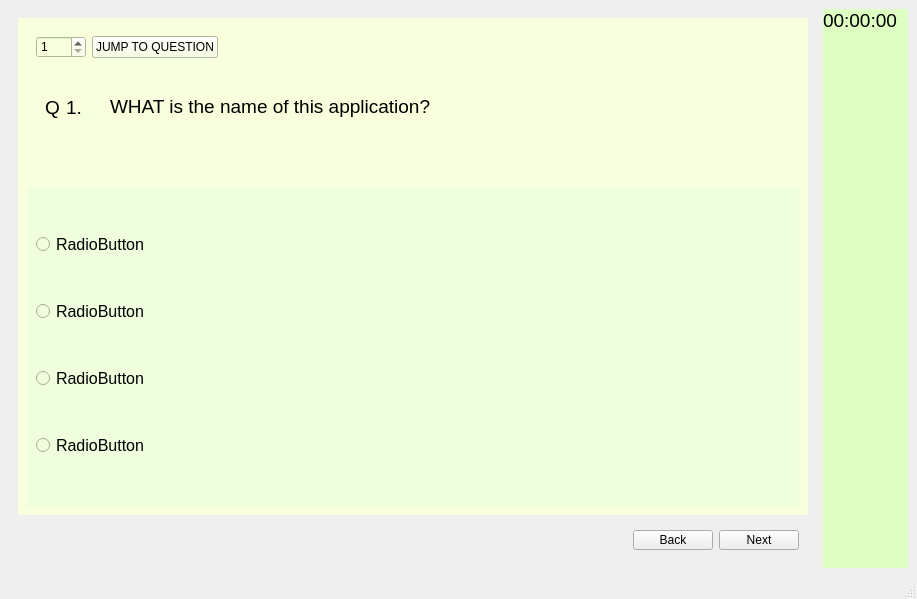
<?xml version="1.0" encoding="UTF-8"?>
<ui version="4.0">
 <class>MainWindow</class>
 <widget class="QMainWindow" name="MainWindow">
  <property name="geometry">
   <rect>
    <x>0</x>
    <y>0</y>
    <width>917</width>
    <height>599</height>
   </rect>
  </property>
  <property name="windowTitle">
   <string>MainWindow</string>
  </property>
  <widget class="QWidget" name="centralwidget">
   <layout class="QHBoxLayout" name="horizontalLayout">
    <item>
     <widget class="QWidget" name="widget_6" native="true">
      <property name="sizePolicy">
       <sizepolicy hsizetype="Expanding" vsizetype="Expanding">
        <horstretch>0</horstretch>
        <verstretch>0</verstretch>
       </sizepolicy>
      </property>
      <property name="minimumSize">
       <size>
        <width>500</width>
        <height>400</height>
       </size>
      </property>
      <layout class="QVBoxLayout" name="verticalLayout_2">
       <item>
        <widget class="QWidget" name="widget_2" native="true">
         <property name="sizePolicy">
          <sizepolicy hsizetype="Expanding" vsizetype="Expanding">
           <horstretch>0</horstretch>
           <verstretch>0</verstretch>
          </sizepolicy>
         </property>
         <property name="minimumSize">
          <size>
           <width>450</width>
           <height>450</height>
          </size>
         </property>
         <property name="styleSheet">
          <string notr="true">background-color: rgb(247, 255, 220);</string>
         </property>
         <layout class="QVBoxLayout" name="verticalLayout_3">
          <item>
           <widget class="QWidget" name="widget_8" native="true">
            <layout class="QHBoxLayout" name="horizontalLayout_4">
             <item>
              <widget class="QSpinBox" name="spinBox">
               <property name="minimumSize">
                <size>
                 <width>50</width>
                 <height>0</height>
                </size>
               </property>
               <property name="minimum">
                <number>1</number>
               </property>
               <property name="maximum">
                <number>300</number>
               </property>
              </widget>
             </item>
             <item>
              <widget class="QPushButton" name="pushButton_3">
               <property name="text">
                <string>JUMP TO QUESTION</string>
               </property>
              </widget>
             </item>
             <item>
              <spacer name="horizontalSpacer_2">
               <property name="orientation">
                <enum>Qt::Horizontal</enum>
               </property>
               <property name="sizeHint" stdset="0">
                <size>
                 <width>40</width>
                 <height>20</height>
                </size>
               </property>
              </spacer>
             </item>
            </layout>
           </widget>
          </item>
          <item>
           <widget class="QWidget" name="widget_5" native="true">
            <layout class="QHBoxLayout" name="horizontalLayout_2">
             <item>
              <widget class="QWidget" name="widget_3" native="true">
               <property name="maximumSize">
                <size>
                 <width>100</width>
                 <height>50</height>
                </size>
               </property>
               <layout class="QGridLayout" name="gridLayout">
                <item row="0" column="0">
                 <widget class="QLabel" name="label_2">
                  <property name="maximumSize">
                   <size>
                    <width>80</width>
                    <height>70</height>
                   </size>
                  </property>
                  <property name="font">
                   <font>
                    <pointsize>14</pointsize>
                   </font>
                  </property>
                  <property name="text">
                   <string>Q</string>
                  </property>
                 </widget>
                </item>
                <item row="0" column="1">
                 <widget class="QLabel" name="label_4">
                  <property name="sizePolicy">
                   <sizepolicy hsizetype="Minimum" vsizetype="Minimum">
                    <horstretch>0</horstretch>
                    <verstretch>0</verstretch>
                   </sizepolicy>
                  </property>
                  <property name="maximumSize">
                   <size>
                    <width>100</width>
                    <height>70</height>
                   </size>
                  </property>
                  <property name="font">
                   <font>
                    <pointsize>14</pointsize>
                   </font>
                  </property>
                  <property name="text">
                   <string>1.</string>
                  </property>
                 </widget>
                </item>
               </layout>
              </widget>
             </item>
             <item>
              <widget class="QWidget" name="widget_4" native="true">
               <property name="minimumSize">
                <size>
                 <width>250</width>
                 <height>0</height>
                </size>
               </property>
               <property name="maximumSize">
                <size>
                 <width>16777215</width>
                 <height>50</height>
                </size>
               </property>
               <layout class="QHBoxLayout" name="horizontalLayout_5">
                <item>
                 <widget class="QTextEdit" name="textEdit">
                  <property name="font">
                   <font>
                    <pointsize>14</pointsize>
                   </font>
                  </property>
                  <property name="styleSheet">
                   <string notr="true">background-color: rgb(247, 255, 220);</string>
                  </property>
                  <property name="frameShape">
                   <enum>QFrame::NoFrame</enum>
                  </property>
                  <property name="frameShadow">
                   <enum>QFrame::Raised</enum>
                  </property>
                  <property name="verticalScrollBarPolicy">
                   <enum>Qt::ScrollBarAsNeeded</enum>
                  </property>
                  <property name="horizontalScrollBarPolicy">
                   <enum>Qt::ScrollBarAlwaysOff</enum>
                  </property>
                  <property name="sizeAdjustPolicy">
                   <enum>QAbstractScrollArea::AdjustToContentsOnFirstShow</enum>
                  </property>
                  <property name="readOnly">
                   <bool>true</bool>
                  </property>
                  <property name="html">
                   <string>&lt;!DOCTYPE HTML PUBLIC &quot;-//W3C//DTD HTML 4.0//EN&quot; &quot;http://www.w3.org/TR/REC-html40/strict.dtd&quot;&gt;
&lt;html&gt;&lt;head&gt;&lt;meta name=&quot;qrichtext&quot; content=&quot;1&quot; /&gt;&lt;style type=&quot;text/css&quot;&gt;
p, li { white-space: pre-wrap; }
&lt;/style&gt;&lt;/head&gt;&lt;body style=&quot; font-family:'MS Shell Dlg 2'; font-size:14pt; font-weight:400; font-style:normal;&quot;&gt;
&lt;p style=&quot; margin-top:0px; margin-bottom:0px; margin-left:0px; margin-right:0px; -qt-block-indent:0; text-indent:0px;&quot;&gt;WHAT is the name of this application? &lt;/p&gt;&lt;/body&gt;&lt;/html&gt;</string>
                  </property>
                 </widget>
                </item>
               </layout>
              </widget>
             </item>
            </layout>
           </widget>
          </item>
          <item>
           <spacer name="verticalSpacer_2">
            <property name="orientation">
             <enum>Qt::Vertical</enum>
            </property>
            <property name="sizeType">
             <enum>QSizePolicy::Fixed</enum>
            </property>
            <property name="sizeHint" stdset="0">
             <size>
              <width>20</width>
              <height>40</height>
             </size>
            </property>
           </spacer>
          </item>
          <item>
           <widget class="QWidget" name="widget" native="true">
            <property name="sizePolicy">
             <sizepolicy hsizetype="Expanding" vsizetype="Expanding">
              <horstretch>0</horstretch>
              <verstretch>0</verstretch>
             </sizepolicy>
            </property>
            <property name="minimumSize">
             <size>
              <width>300</width>
              <height>320</height>
             </size>
            </property>
            <property name="styleSheet">
             <string notr="true">background-color: rgb(239, 255, 222);
</string>
            </property>
            <layout class="QVBoxLayout" name="verticalLayout">
             <item>
              <widget class="QRadioButton" name="radioButton_3">
               <property name="font">
                <font>
                 <pointsize>12</pointsize>
                </font>
               </property>
               <property name="text">
                <string>RadioButton</string>
               </property>
              </widget>
             </item>
             <item>
              <widget class="QRadioButton" name="radioButton">
               <property name="font">
                <font>
                 <pointsize>12</pointsize>
                </font>
               </property>
               <property name="text">
                <string>RadioButton</string>
               </property>
              </widget>
             </item>
             <item>
              <widget class="QRadioButton" name="radioButton_4">
               <property name="font">
                <font>
                 <pointsize>12</pointsize>
                </font>
               </property>
               <property name="text">
                <string>RadioButton</string>
               </property>
              </widget>
             </item>
             <item>
              <widget class="QRadioButton" name="radioButton_2">
               <property name="font">
                <font>
                 <pointsize>12</pointsize>
                </font>
               </property>
               <property name="text">
                <string>RadioButton</string>
               </property>
              </widget>
             </item>
            </layout>
           </widget>
          </item>
          <item>
           <spacer name="verticalSpacer">
            <property name="orientation">
             <enum>Qt::Vertical</enum>
            </property>
            <property name="sizeHint" stdset="0">
             <size>
              <width>20</width>
              <height>40</height>
             </size>
            </property>
           </spacer>
          </item>
         </layout>
        </widget>
       </item>
       <item>
        <widget class="QWidget" name="widget_7" native="true">
         <layout class="QHBoxLayout" name="horizontalLayout_3">
          <item>
           <spacer name="horizontalSpacer">
            <property name="orientation">
             <enum>Qt::Horizontal</enum>
            </property>
            <property name="sizeHint" stdset="0">
             <size>
              <width>40</width>
              <height>20</height>
             </size>
            </property>
           </spacer>
          </item>
          <item>
           <widget class="QPushButton" name="pushButton_2">
            <property name="minimumSize">
             <size>
              <width>70</width>
              <height>20</height>
             </size>
            </property>
            <property name="styleSheet">
             <string notr="true"/>
            </property>
            <property name="text">
             <string>Back</string>
            </property>
           </widget>
          </item>
          <item alignment="Qt::AlignRight">
           <widget class="QPushButton" name="pushButton">
            <property name="minimumSize">
             <size>
              <width>70</width>
              <height>20</height>
             </size>
            </property>
            <property name="styleSheet">
             <string notr="true"/>
            </property>
            <property name="text">
             <string>Next</string>
            </property>
           </widget>
          </item>
         </layout>
        </widget>
       </item>
      </layout>
     </widget>
    </item>
    <item>
     <widget class="QLabel" name="label">
      <property name="sizePolicy">
       <sizepolicy hsizetype="Expanding" vsizetype="Expanding">
        <horstretch>0</horstretch>
        <verstretch>0</verstretch>
       </sizepolicy>
      </property>
      <property name="maximumSize">
       <size>
        <width>85</width>
        <height>20000</height>
       </size>
      </property>
      <property name="font">
       <font>
        <pointsize>14</pointsize>
       </font>
      </property>
      <property name="styleSheet">
       <string notr="true">background-color: rgb(222, 255, 194);</string>
      </property>
      <property name="text">
       <string>00:00:00</string>
      </property>
      <property name="alignment">
       <set>Qt::AlignLeading|Qt::AlignLeft|Qt::AlignTop</set>
      </property>
     </widget>
    </item>
   </layout>
  </widget>
  <widget class="QMenuBar" name="menubar">
   <property name="geometry">
    <rect>
     <x>0</x>
     <y>0</y>
     <width>917</width>
     <height>21</height>
    </rect>
   </property>
  </widget>
  <widget class="QStatusBar" name="statusbar"/>
 </widget>
 <resources/>
 <connections/>
</ui>
